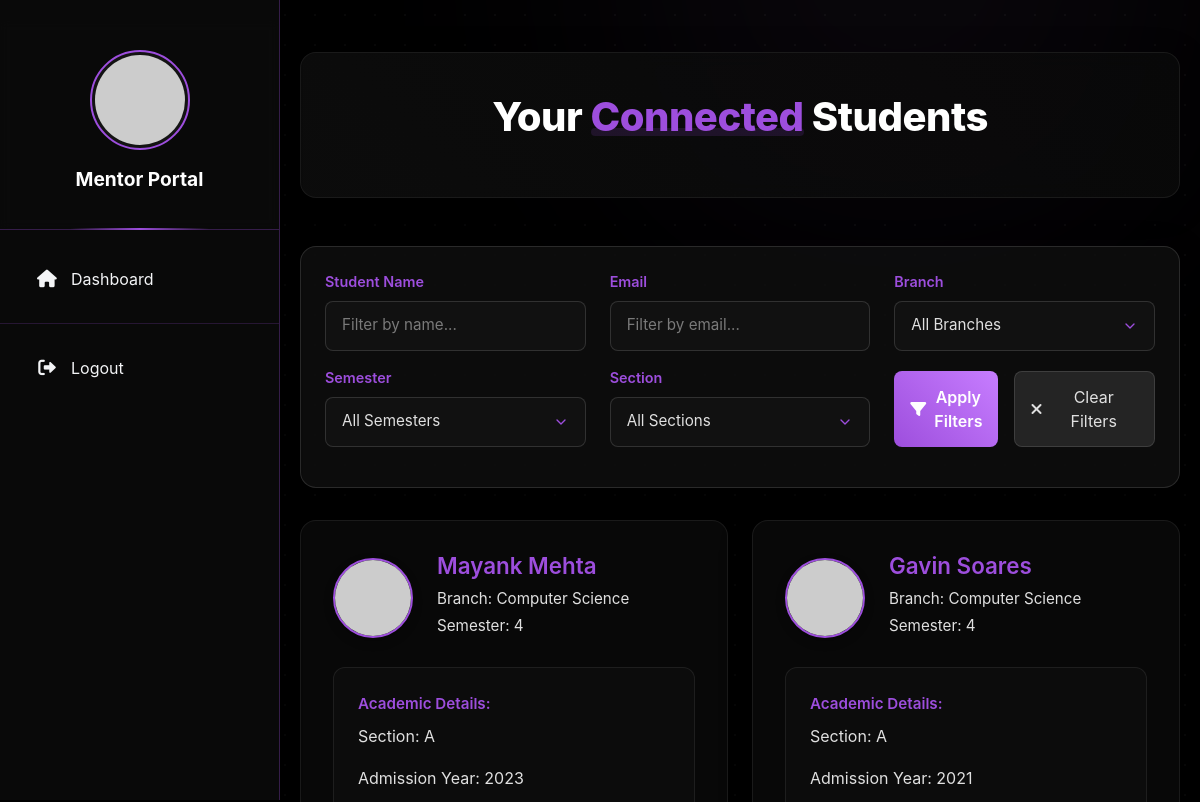
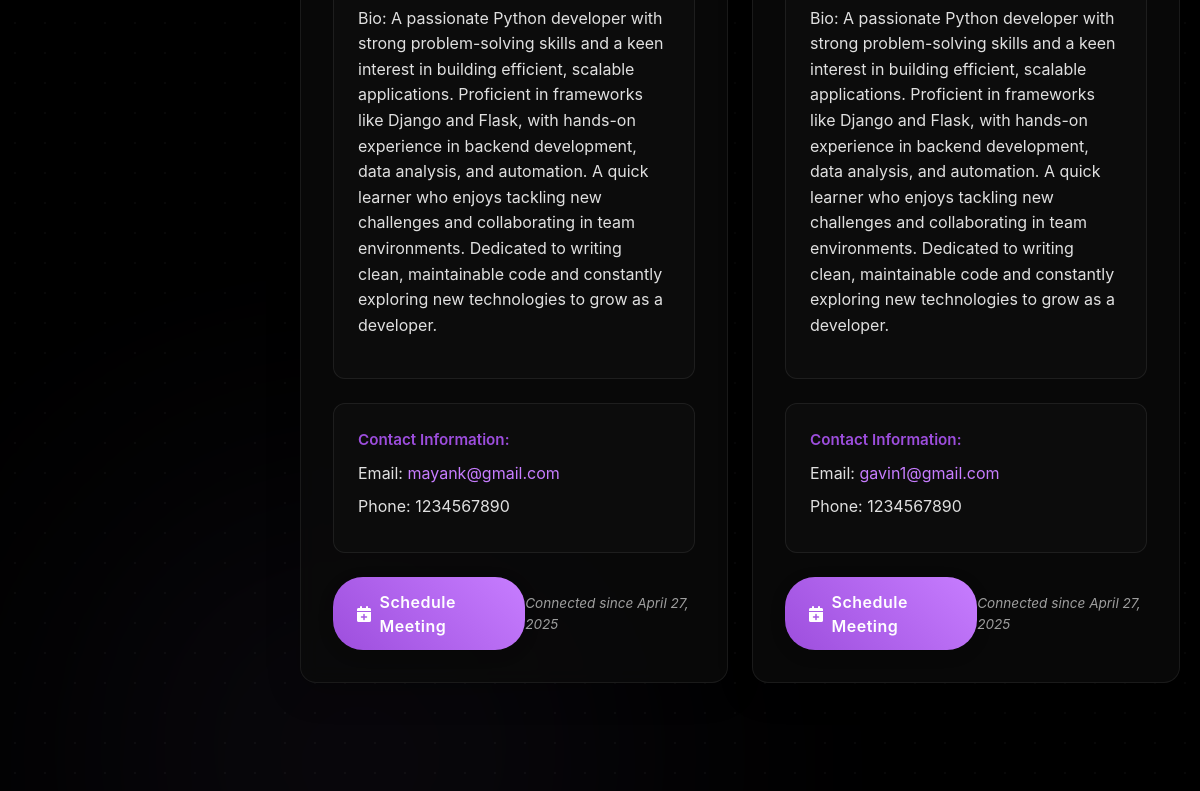
Before: /mentor/connected-students/ (signed in) with the older database file (2 pictures, top to bottom).
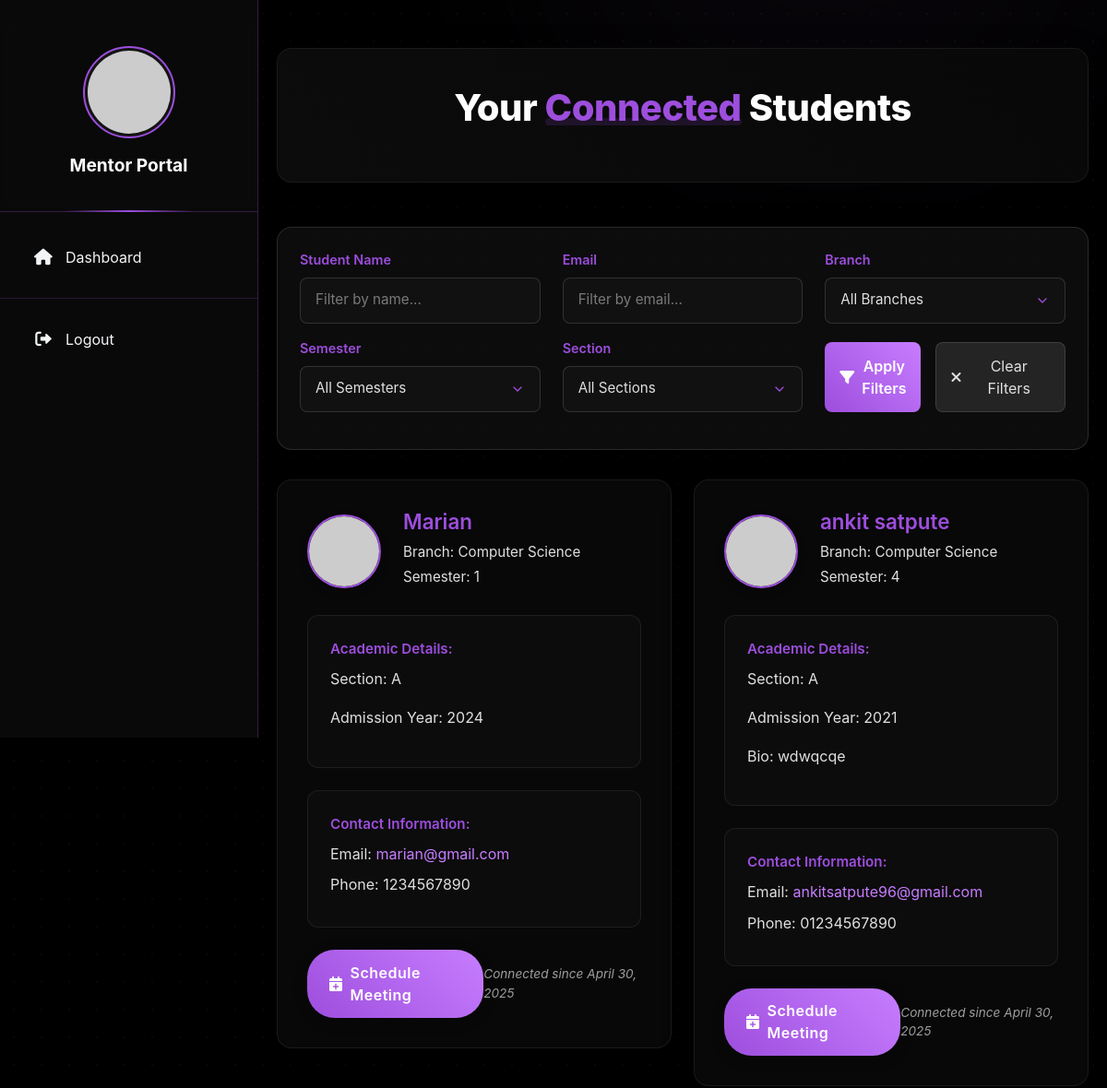
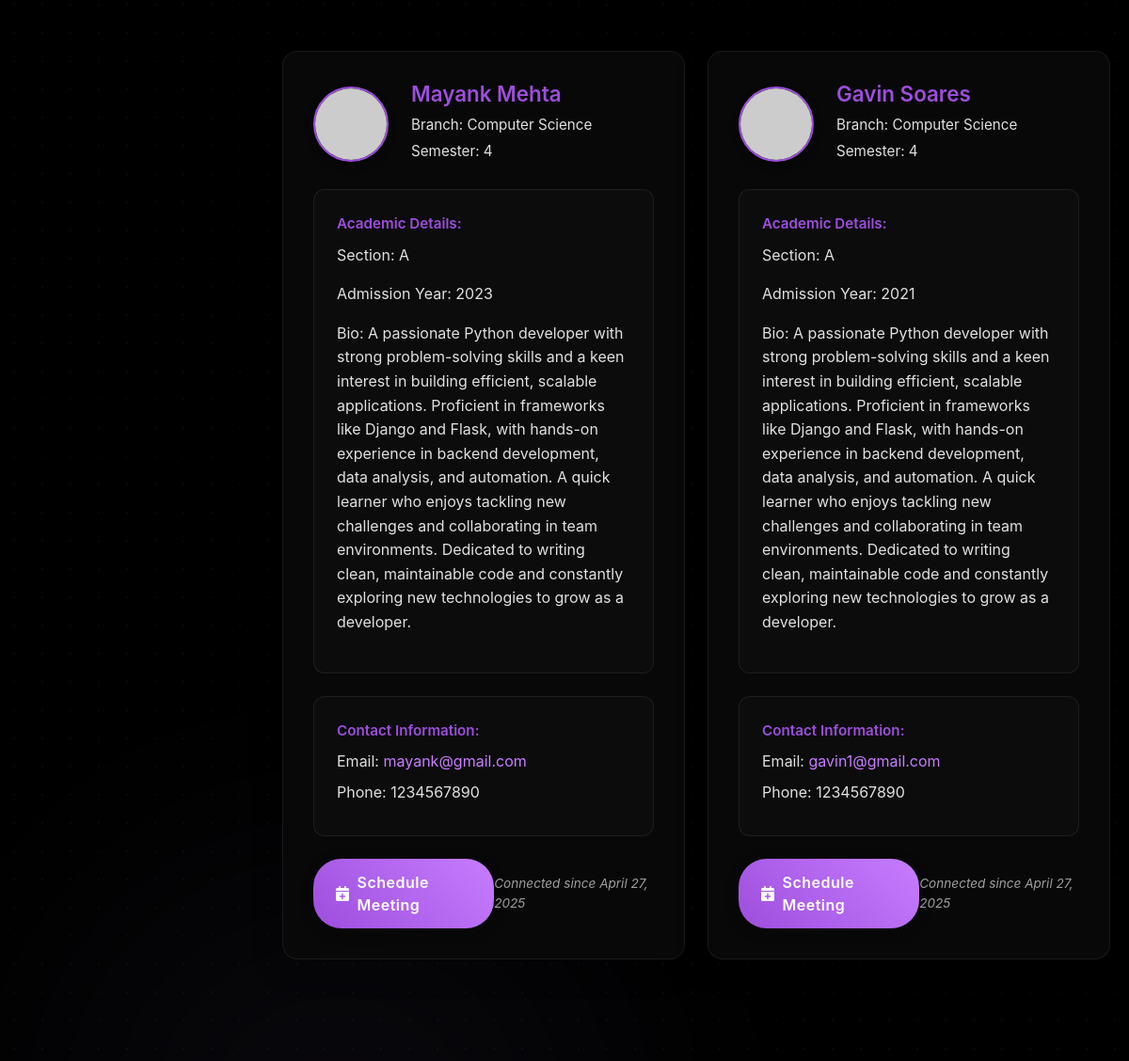
After: the same page with the newer database file (2 pictures, top to bottom).
### students/models.py (models this page shows, shortened)
class MentorConnection(models.Model):
    STATUS_CHOICES = (
        ('pending', 'Pending'),
        ('accepted', 'Accepted'),
        ('rejected', 'Rejected')
    )
    student = models.ForeignKey(StudentProfile, on_delete=models.CASCADE, related_name='mentor_connections')
    mentor = models.ForeignKey('mentor.MentorProfile', on_delete=models.CASCADE, related_name='student_connections')
    status = models.CharField(max_length=20, choices=STATUS_CHOICES, default='pending')
    message = models.TextField(blank=True, null=True)
    created_at = models.DateTimeField(auto_now_add=True)
    updated_at = models.DateTimeField(auto_now=True)
    class Meta:
        unique_together = ('student', 'mentor')
        ordering = ['-created_at']

class StudentProfile(models.Model):
    SECTION_CHOICES = [
        ('A', 'Section A'),
        ('B', 'Section B'),
        ('C', 'Section C'),
        ('D', 'Section D'),
    ]
    BRANCH_CHOICES = [
        ('CSE', 'Computer Science'),
        ('IT', 'Information Technology'),
        ('ECE', 'Electronics & Communication'),
        ('EEE', 'Electrical & Electronics'),
        ('MECH', 'Mechanical'),
        ('CIVIL', 'Civil'),
    ]
    user = models.OneToOneField(User, on_delete=models.CASCADE, related_name='student_profile')
    profile_picture = models.ImageField(upload_to='student_profiles/', null=True, blank=True)
    full_name = models.CharField(max_length=100, null=True, blank=True)
    phone = models.CharField(max_length=15, null=True, blank=True)
    dob = models.DateField(null=True, blank=True)
    bio = models.TextField(null=True, blank=True)
    roll_number = models.CharField(max_length=20, unique=True, null=True, blank=True)
    branch = models.CharField(max_length=10, choices=BRANCH_CHOICES, null=True, blank=True)
    section = models.CharField(max_length=1, choices=SECTION_CHOICES, null=True, blank=True)
    semester = models.IntegerField(null=True, blank=True)
    admission_year = models.IntegerField(null=True, blank=True)
    address = models.TextField(null=True, blank=True)
    parent_name = models.CharField(max_length=100, null=True, blank=True)
    parent_phone = models.CharField(max_length=15, null=True, blank=True)
    created_at = models.DateTimeField(auto_now_add=True)
    updated_at = models.DateTimeField(auto_now=True)

### mentor/views.py (the view)
# urls.py: path('connected-students/', views.connected_students, name='connected_students'),
@login_required
def connected_students(request):
    try:
        mentor = request.user.mentor_profile
        if mentor.verification_status != 'approved':
            messages.error(request, 'You need to be approved by the college to view connected students.')
            return redirect('mentor_dashboard')
        from students.models import MentorConnection
        connections = MentorConnection.objects.filter(
            mentor=mentor,
            status='accepted'
        )
        name_filter = request.GET.get('name', '')
        email_filter = request.GET.get('email', '')
        branch_filter = request.GET.get('branch', '')
        semester_filter = request.GET.get('semester', '')
        section_filter = request.GET.get('section', '')
        if name_filter:
            connections = connections.filter(student__full_name__icontains=name_filter)
        if email_filter:
            connections = connections.filter(student__user__email__icontains=email_filter)
        if branch_filter:
            connections = connections.filter(student__branch__icontains=branch_filter)
        if semester_filter:
            connections = connections.filter(student__semester__icontains=semester_filter)
        if section_filter:
            connections = connections.filter(student__section__icontains=section_filter)
        connections = connections.order_by('-updated_at')
        all_branches = MentorConnection.objects.filter(
            mentor=mentor, status='accepted'
        ).values_list('student__branch', flat=True).distinct()
        all_semesters = MentorConnection.objects.filter(
            mentor=mentor, status='accepted'
        ).values_list('student__semester', flat=True).distinct()
        all_sections = MentorConnection.objects.filter(
            mentor=mentor, status='accepted'
        ).values_list('student__section', flat=True).distinct()
        context = {
            'connections': connections,
            'name_filter': name_filter,
            'email_filter': email_filter,
            'branch_filter': branch_filter,
            'semester_filter': semester_filter,
            'section_filter': section_filter,
            'all_branches': all_branches,
            'all_semesters': all_semesters,
            'all_sections': all_sections,
        }
        return render(request, 'mentor/connected_students.html', context)
    except Exception as e:
        messages.error(request, f'An error occurred: {str(e)}')
        return redirect('mentor_dashboard')

### mentor/templates/mentor/connected_students.html (shortened to what the changed rows need)
{% extends 'mentor/base.html' %}
{% load static %}
{% block content %}
<div class="connected-container">
    <div class="connected-header">
        <h1>Your <span>Connected</span> Students</h1>
    </div>
    <div class="row">
        {% if connections %}
            {% for connection in connections %}
            <div class="col-md-6 mb-4">
                <div class="student-card">
                    <div class="student-header">
                        <img src="{% if connection.student.profile_picture %}{{ connection.student.profile_picture.url }}{% else %}https://ui-avatars.com/api/?name={{ connection.student.full_name|default:connection.student.user.username }}&background=9d4edd&color=fff{% endif %}"
                             alt="{{ connection.student.full_name }}"
                             class="student-image">
                        <div class="student-info">
                            <h3>{{ connection.student.full_name }}</h3>
                            <p>Branch: {{ connection.student.get_branch_display }}</p>
                            <p>Semester: {{ connection.student.semester }}</p>
                        </div>
                    </div>
                    <div class="student-details">
                        <strong>Academic Details:</strong>
                        <p>Section: {{ connection.student.section }}</p>
                        <p>Admission Year: {{ connection.student.admission_year }}</p>
                        {% if connection.student.bio %}
                        <p>Bio: {{ connection.student.bio }}</p>
                        {% endif %}
                    </div>
                    <div class="contact-info">
                        <strong>Contact Information:</strong>
                        <p>Email: <a href="mailto:{{ connection.student.user.email }}">{{ connection.student.user.email }}</a></p>
                        {% if connection.student.phone %}
                        <p>Phone: {{ connection.student.phone }}</p>
                        {% endif %}
                    </div>
                    <div class="connection-actions">
                        <a href="{% url 'schedule_meeting' connection.student.id %}" class="schedule-btn">
                            <i class="fas fa-calendar-plus"></i> Schedule Meeting
                        </a>
                        <div class="connection-date">
                            Connected since {{ connection.updated_at|date:"F j, Y" }}
                        </div>
                    </div>
                </div>
            </div>
            {% endfor %}
        {% endif %}
    </div>
</div>
{% endblock %}

Changed rows visible on the page:
added MentorConnection: student.full_name "Marian", student.branch "Computer Science", student.semester "1", student.section "A", student.admission_year "2024", student.user.email "marian@gmail.com", student.phone "1234567890", updated_at "April 30, 2025"
added MentorConnection: student.full_name "ankit satpute", student.branch "Computer Science", student.semester "4", student.section "A", student.admission_year "2021", student.bio "wdwqcqe", student.user.email "ankitsatpute96@gmail.com", student.phone "01234567890", updated_at "April 30, 2025"
